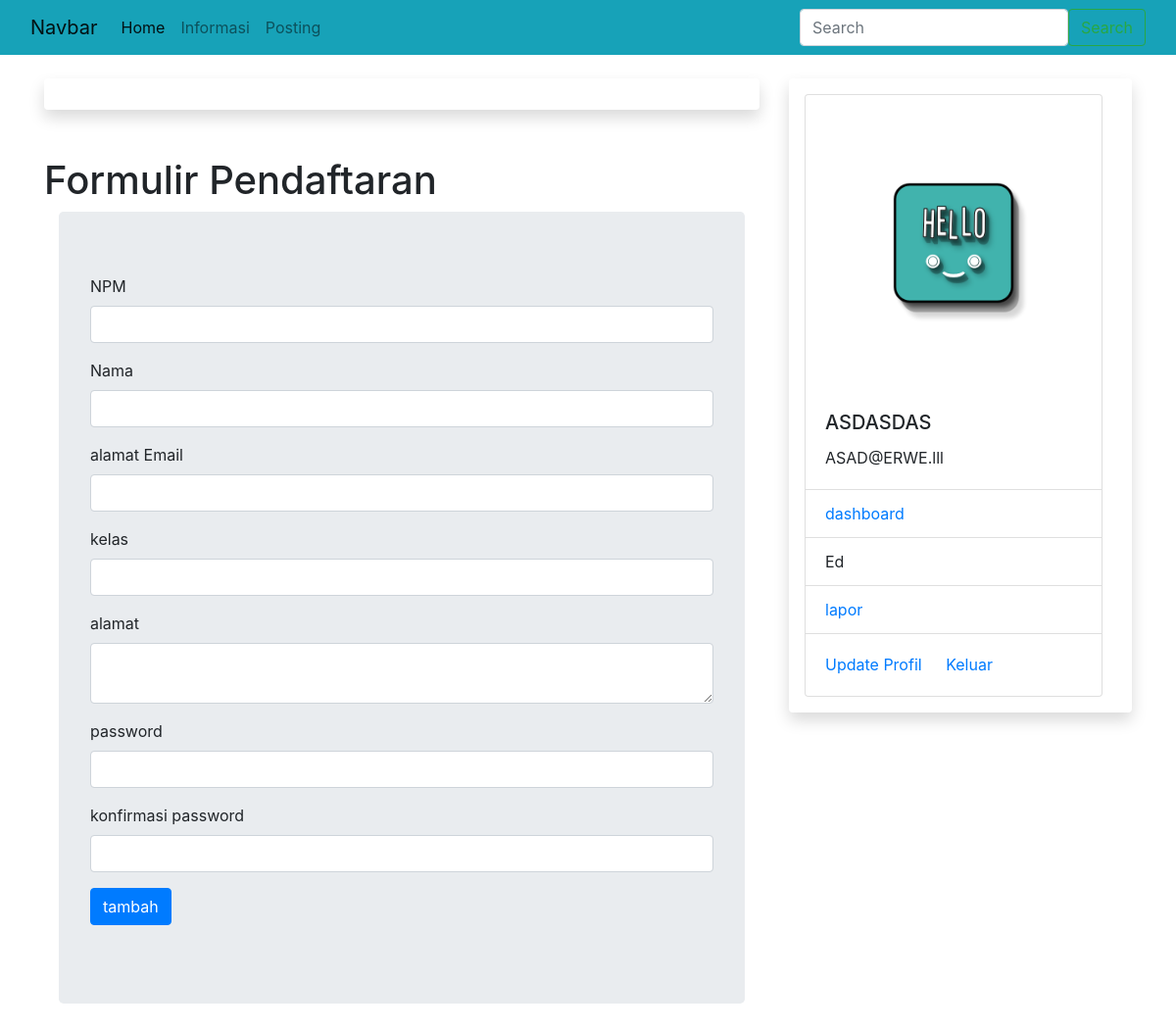
The page /daftar (signed in) on the database its author committed.
### sim/models.py (models this page shows, shortened)
class Tmahasiswa(db.Model,UserMixin): #tambahkan
    id = db.Column(db.Integer, primary_key=True)
    npm = db.Column(db.String(15), unique=True, nullable=False)
    nama = db.Column(db.String(20) , nullable=False)
    email = db.Column(db.String(20),unique=True, nullable=False)
    password = db.Column(db.String(60), nullable=False)
    kelas = db.Column(db.String(20), nullable=False)
    alamat = db.Column(db.String(100), nullable=False)
    foto = db.Column(db.String(20), nullable=False, default='default.jpg')
    pengaduans = db.relationship('Tpengaduan', backref='mahasiswa')#backref itu relasi/hubungan antar ttabel

### sim/mahasiswa/routes.py (the view, shortened to what this page needs)
@rmahasiswa.route("/daftar", methods=['GET', 'POST'])
def daftar():
    form=Orang()
    return render_template("daftar.html", form=form)

### sim/mahasiswa/forms.py (shortened to what this page needs)
class Orang(FlaskForm):# ini kelas tambahannya
    npm = StringField('NPM', validators=[DataRequired(),Length(min=10,max=15)])#ini untuk deklarasi tipe data dan validasi untuk minta data dimasukan dengan panjang tertentu
    nama = StringField('Nama', validators=[DataRequired()])#ini adalah variabel dan StringField itu tipe datanya
    email = EmailField('alamat Email', validators=[DataRequired(),Email()])# yang string itu labelnya
    kelas = StringField('kelas', validators=[DataRequired()])
    password = PasswordField('password',validators=[DataRequired(),Length(min=6,max=10)])#ini atribut baru yang akan menampung pasword
    konfir_pass=PasswordField('konfirmasi password',validators=[DataRequired(),EqualTo("password")])# ini untuk konfimasi passwod dan equal
    alamat = TextAreaField('alamat', validators=[DataRequired()])
    submit = SubmitField('tambah') # kalo yang ini itu tombolnya

### sim/models.py (called while the page is built)
@login_manager.user_loader
def load_user(mahasiswa_id):
    return Tmahasiswa.query.get(int(mahasiswa_id))

### sim/templates/daftar.html (shortened to what this page needs)
{% extends "base.html" %}
{% block konten %}
<h1>Formulir Pendaftaran </h1>
<form method="POST">
   <div class="container">
      <div class="jumbotron">
         <div class="form-group">
            {{form.npm.label(class="form-control-label")}}
            {% if form.npm.errors %}
         {{form.npm(class="form-control is-invalid")}}
         <div class="invalid-feedback">
            {% for error in form.npm.errors %}
            <span>{{error}}</span>
            {% endfor %}
         </div>
         {% else %}
         {{form.npm(class="form-control")}}
      {% endif %}</div>
   <div class="form-group">
      {{form.nama.label(class="form-control-label")}}
      {{form.nama(class="form-control")}}
   </div>
   <div class="form-group">
      {{form.email.label(class="form-control-label")}}
      {{form.email(class="form-control")}}
   </div>
   <div class="form-group">
      {{form.kelas.label(class="form-control-label")}}
      {{form.kelas(class="form-control")}}
   </div>
  <div class="form-group">
      {{form.alamat.label(class="form-control-label")}}
      {{form.alamat(class="form-control")}}
   </div>
      <div class="form-group">
         {{form.password.label(class="form-control-label")}}
         {% if form.password.errors %}
         {{form.password(class="form-control is-invalid")}}
         <div class="invalid-feedback">
         {% for error in form.password.errors %}
         <span>{{error}}</span>
         {% endfor %}
         </div>
         {% else %}
         {{form.password(class="form-control")}}
         {% endif %}</div>
      <div class="form-group">
         {{form.konfir_pass.label(class="form-control-label")}}
         {% if form.konfir_pass.errors %}
         {{form.konfir_pass(class="form-control is-invalid")}}
         <div class="invalid-feedback">
         {% for error in form.konfir_pass.errors %}
         <span>{{error}}</span>
         {% endfor %}
         </div>
         {% else %}
         {{form.konfir_pass(class="form-control")}}
         {% endif %}</div>
   <div class="form-group">
      {{form.submit(class="btn btn-primary")}}
   </div>
   </div>
</div>
</form>
{% endblock %}

### sim/templates/base.html (shortened to what this page needs)
<!DOCTYPE html>
<html>
<head>
    <link rel="stylesheet" type="text/css" href="{{url_for('static',filename="css/bootstrap.min.css")}}">
    <link rel="stylesheet" type="text/css" href="{{url_for('static',filename="css/style.css")}}">
</head>
<body>
  <nav class="navbar navbar-expand-lg navbar-light bg-info">
        <div class="container-fluid">
          <a class="navbar-brand" href="#">Navbar</a>
          <div class="collapse navbar-collapse" id="navbarSupportedContent">
            <ul class="navbar-nav me-auto mb-2 mb-lg-0">
              <li class="nav-item">
                <a class="nav-link active" aria-current="page" href="{{url_for("rmahasiswa.rumah")}}">Home</a>
              </li>
              <li class="nav-item">
                <a class="nav-link" href="{{url_for("rmahasiswa.informasi")}}">Informasi</a>
              </li>
              {% if current_user.is_authenticated %}
              <li class="nav-item">
                <a class="nav-link" href="{{url_for("rmahasiswa.agenda_inf")}}">Posting</a>
              </li>
              {% else %}
              <li class="nav-item">
                  <a class="nav-link" href="{{url_for("rmahasiswa.daftar")}}">Daftar</a></li>
              <li class="nav-item">
                  <a class="nav-link" href="{{url_for("rmahasiswa.login")}}">Login</a></li>
              {%endif%}
            </ul>
            </div>
            <div col-md-7>
              <form class="d-flex">
                <input class="form-control me-2" type="search" placeholder="Search" aria-label="Search">
                <button class="btn btn-outline-success" type="submit">Search</button>
              </form>
            </div>
          </div>
      </nav>
      <div class="container mt-4">
        <div class="row">
          <div class="col-md-8">
            <div class="shadow p-3 mb-5 bg- rounded">
            </div>
            {% block konten %}
            {% endblock %}
        </div>
        <div class="col-md-4">
        <div class="shadow p-3 mb-5 bg- rounded">
          {% if current_user.is_authenticated %}
          <div class="card" style="width: 19rem;">
            <img src="{{url_for('static', filename= 'foto/'+current_user.foto )}} " class="card-img-top" alt="...">
            <div class="card-body">
              <h5 class="card-title">{{current_user.nama}}</h5>
              <p class="card-text">{{current_user.email}}</p>
            </div>
            <ul class="list-group list-group-flush">
              <li class="list-group-item"><a href="{{url_for('rmahasiswa.akun')}}">dashboard</a> </li>
              <li class="list-group-item">Ed</li>
              <li class="list-group-item">
                <a href="{{url_for('rmahasiswa.laporan')}}">lapor</a>
              </li>
            </ul>
            <div class="card-body">
              <a href="{{url_for('rmahasiswa.edit')}}" class="card-link">Update Profil</a>
              <a href="{{url_for('rmahasiswa.keluar')}}" class="card-link">Keluar</a>
            </div>
          </div>
          {% else %}
          <h1>Menu Lain</h1>
          <li>data mahasiswa</li>
          <li>data dosen</li>
          {% endif %}
          </div>
        </div>
      </div>
    </div>
  </body>
</html>

### rows shown on the page
Tmahasiswa: foto (placeholder picture), nama "ASDASDAS", email "ASAD@ERWE.lll"
